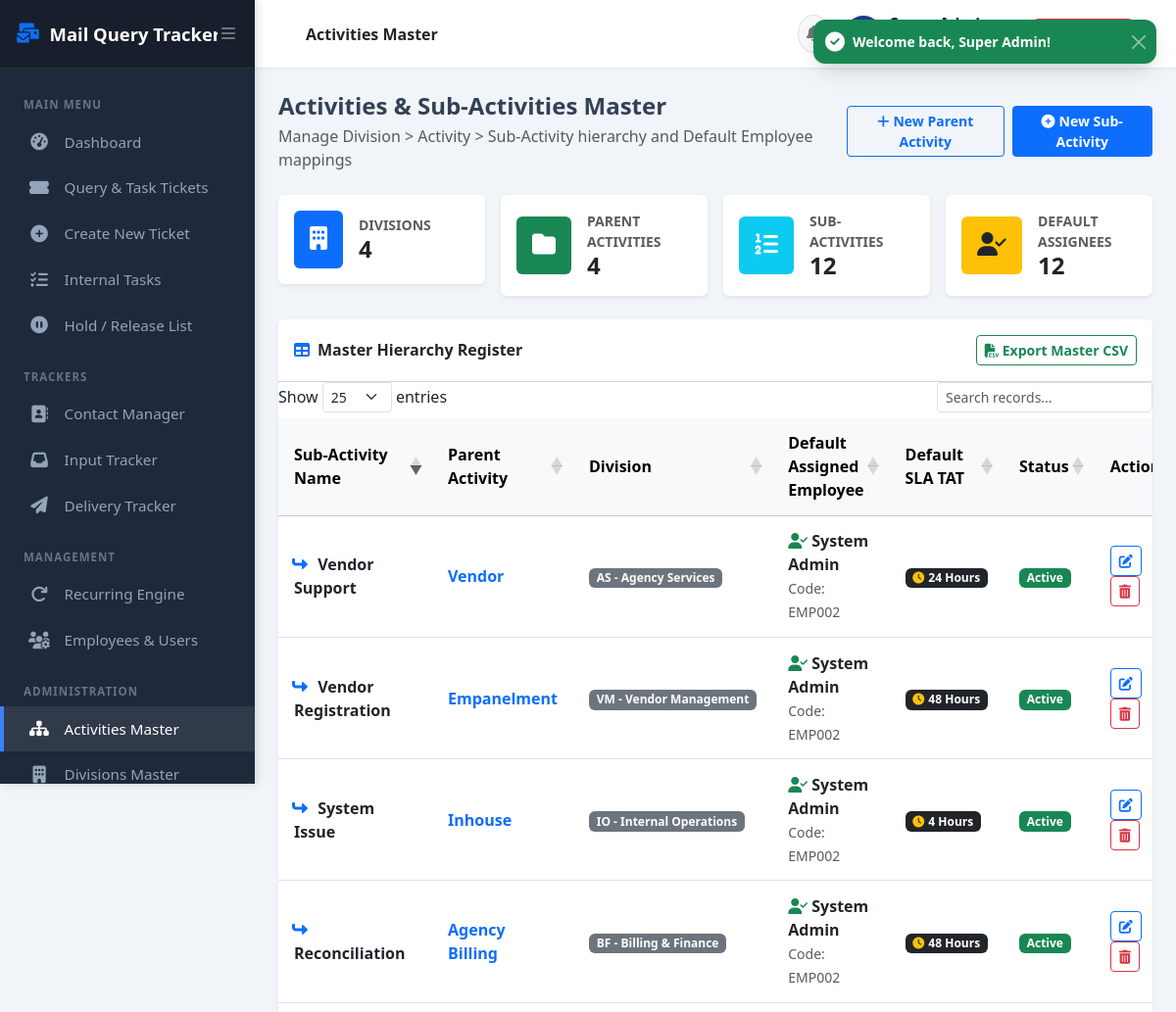
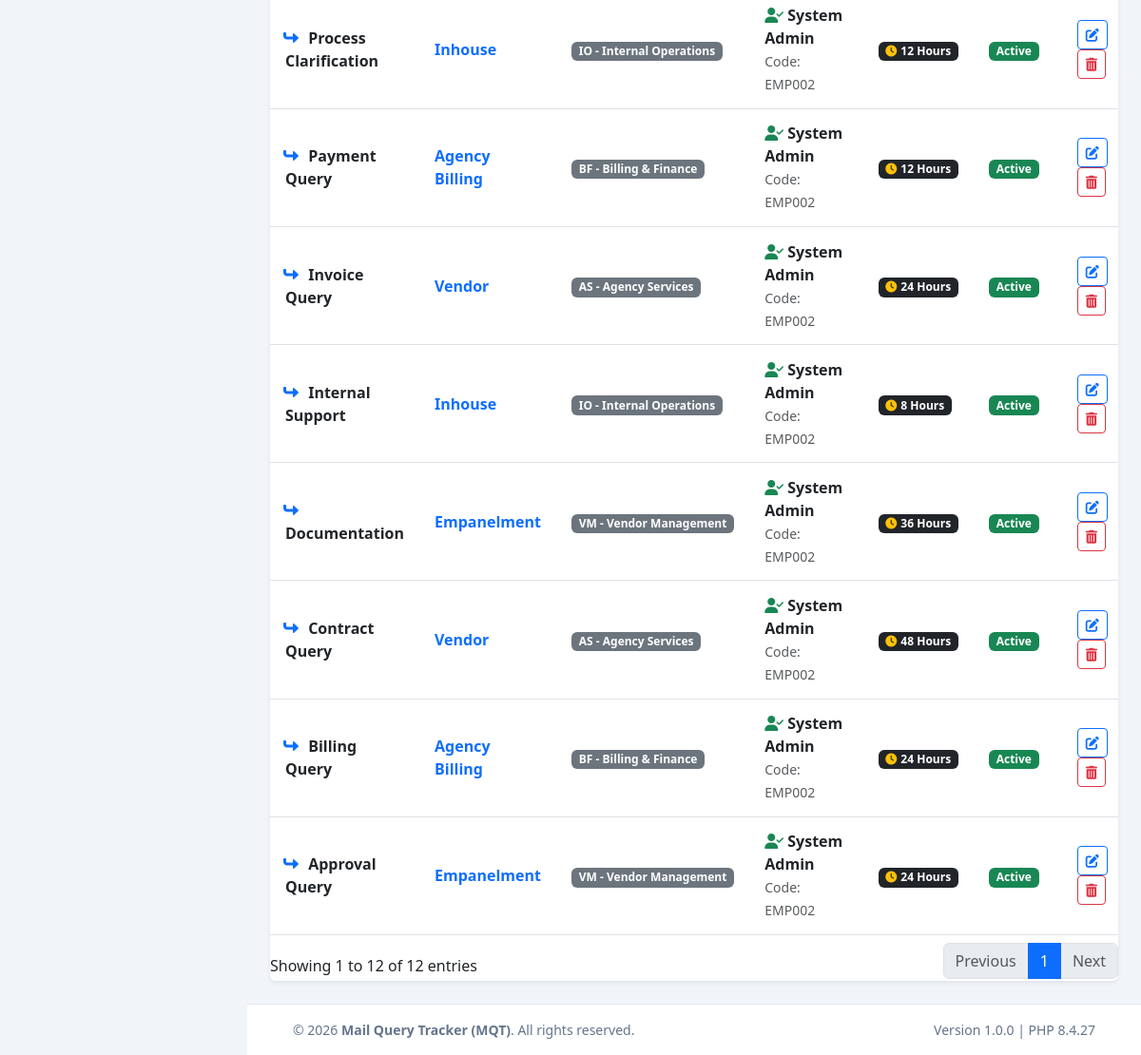
The app's page /master/activities (signed in) with its own data (2 pictures, top to bottom).
### tables this page shows
CREATE TABLE IF NOT EXISTS `sub_activities` (
  `id` INT AUTO_INCREMENT PRIMARY KEY,
  `activity_id` INT NOT NULL,
  `division_id` INT NULL,
  `sub_activity_name` VARCHAR(100) NOT NULL,
  `default_tat_hours` INT DEFAULT 24,
  `default_user_id` INT NULL,
  `status` ENUM('Active', 'Inactive') DEFAULT 'Active',
  `created_at` DATETIME DEFAULT CURRENT_TIMESTAMP,
  FOREIGN KEY (`activity_id`) REFERENCES `activities`(`id`) ON DELETE CASCADE,
  FOREIGN KEY (`division_id`) REFERENCES `divisions`(`id`) ON DELETE SET NULL,
  FOREIGN KEY (`default_user_id`) REFERENCES `users`(`id`) ON DELETE SET NULL,
  INDEX `idx_subact_activity` (`activity_id`)
);

CREATE TABLE IF NOT EXISTS `activities` (
  `id` INT AUTO_INCREMENT PRIMARY KEY,
  `division_id` INT NULL,
  `activity_name` VARCHAR(100) NOT NULL UNIQUE,
  `description` TEXT NULL,
  `status` ENUM('Active', 'Inactive') DEFAULT 'Active',
  `created_at` DATETIME DEFAULT CURRENT_TIMESTAMP,
  FOREIGN KEY (`division_id`) REFERENCES `divisions`(`id`) ON DELETE SET NULL
);

CREATE TABLE IF NOT EXISTS `divisions` (
  `id` INT AUTO_INCREMENT PRIMARY KEY,
  `division_name` VARCHAR(100) NOT NULL UNIQUE,
  `code` VARCHAR(20) NOT NULL UNIQUE,
  `status` ENUM('Active', 'Inactive') DEFAULT 'Active',
  `created_at` DATETIME DEFAULT CURRENT_TIMESTAMP
);

CREATE TABLE IF NOT EXISTS `users` (
  `id` INT AUTO_INCREMENT PRIMARY KEY,
  `user_code` VARCHAR(50) NOT NULL UNIQUE,
  `full_name` VARCHAR(100) NOT NULL,
  `email` VARCHAR(150) NOT NULL UNIQUE,
  `mobile` VARCHAR(20) NULL,
  `password` VARCHAR(255) NOT NULL,
  `role_id` INT NOT NULL,
  `department` VARCHAR(100) DEFAULT 'Operations',
  `manager_id` INT NULL,
  `status` ENUM('Active', 'Inactive') DEFAULT 'Active',
  `last_login` DATETIME NULL,
  `created_at` DATETIME DEFAULT CURRENT_TIMESTAMP,
  `updated_at` DATETIME DEFAULT CURRENT_TIMESTAMP ON UPDATE CURRENT_TIMESTAMP,
  FOREIGN KEY (`role_id`) REFERENCES `roles`(`role_id`) ON DELETE RESTRICT,
  FOREIGN KEY (`manager_id`) REFERENCES `users`(`id`) ON DELETE SET NULL,
  INDEX `idx_user_role` (`role_id`),
  INDEX `idx_user_status` (`status`)
);

### app/views/master/activities.php (the view, shortened to what the rows shown need)
<div class="container-fluid px-4 py-4">
    <div class="d-flex justify-content-between align-items-center mb-4">
        <div>
            <h4 class="fw-bold mb-1">Activities & Sub-Activities Master</h4>
            <p class="text-muted fs-7 mb-0">Manage Division &gt; Activity &gt; Sub-Activity hierarchy and Default Employee mappings</p>
        </div>
        <div class="d-flex gap-2">
            <button type="button" class="btn btn-outline-primary fw-bold btn-sm" data-bs-toggle="modal" data-bs-target="#activityModal">
                <i class="fas fa-plus me-1"></i>New Parent Activity
            </button>
            <button type="button" class="btn btn-primary fw-bold btn-sm" data-bs-toggle="modal" data-bs-target="#subActivityModal">
                <i class="fas fa-plus-circle me-1"></i>New Sub-Activity
            </button>
        </div>
    </div>
    <div class="row g-3 mb-4">
        <div class="col-md-3">
            <div class="card border-0 shadow-sm p-3">
                <div class="d-flex align-items-center">
                    <div class="bg-primary text-white rounded p-3 me-3"><i class="fas fa-building fs-4"></i></div>
                    <div>
                        <small class="text-muted d-block fs-8 fw-bold text-uppercase">Divisions</small>
                        <h4 class="fw-bold mb-0 text-dark"><?= count($divisions) ?></h4>
                    </div>
                </div>
            </div>
        </div>
        <div class="col-md-3">
            <div class="card border-0 shadow-sm p-3">
                <div class="d-flex align-items-center">
                    <div class="bg-success text-white rounded p-3 me-3"><i class="fas fa-folder fs-4"></i></div>
                    <div>
                        <small class="text-muted d-block fs-8 fw-bold text-uppercase">Parent Activities</small>
                        <h4 class="fw-bold mb-0 text-dark"><?= count($activities) ?></h4>
                    </div>
                </div>
            </div>
        </div>
        <div class="col-md-3">
            <div class="card border-0 shadow-sm p-3">
                <div class="d-flex align-items-center">
                    <div class="bg-info text-white rounded p-3 me-3"><i class="fas fa-list-ol fs-4"></i></div>
                    <div>
                        <small class="text-muted d-block fs-8 fw-bold text-uppercase">Sub-Activities</small>
                        <h4 class="fw-bold mb-0 text-dark"><?= count($allSubActivities) ?></h4>
                    </div>
                </div>
            </div>
        </div>
        <div class="col-md-3">
            <div class="card border-0 shadow-sm p-3">
                <div class="d-flex align-items-center">
                    <div class="bg-warning text-dark rounded p-3 me-3"><i class="fas fa-user-check fs-4"></i></div>
                    <div>
                        <small class="text-muted d-block fs-8 fw-bold text-uppercase">Default Assignees</small>
                        <h4 class="fw-bold mb-0 text-dark"><?= count(array_filter($allSubActivities, fn($sa) => !empty($sa['default_user_id']))) ?></h4>
                    </div>
                </div>
            </div>
        </div>
    </div>
    <div class="card border-0 shadow-sm">
        <div class="card-header bg-white py-3 d-flex justify-content-between align-items-center">
            <h6 class="fw-bold mb-0 text-dark"><i class="fas fa-table me-2 text-primary"></i>Master Hierarchy Register</h6>
            <a href="<?= base_url('master/export_all') ?>" class="btn btn-outline-success btn-sm fw-bold">
                <i class="fas fa-file-csv me-1"></i>Export Master CSV
            </a>
        </div>
        <div class="card-body p-0">
            <div class="table-responsive">
                <table class="table table-hover align-middle mb-0 datatable">
                    <thead class="table-light">
                        <tr>
                            <th>Sub-Activity Name</th>
                            <th>Parent Activity</th>
                            <th>Division</th>
                            <th>Default Assigned Employee</th>
                            <th>Default SLA TAT</th>
                            <th>Status</th>
                            <th>Actions</th>
                        </tr>
                    </thead>
                    <tbody>
                        <?php foreach ($allSubActivities as $sa): ?>
                        <tr>
                            <td class="fw-bold text-dark">
                                <i class="fas fa-level-up-alt fa-rotate-90 me-2 text-primary"></i>
                                <?= htmlspecialchars($sa['sub_activity_name']) ?>
                            </td>
                            <td>
                                <span class="fw-bold text-primary"><?= htmlspecialchars($sa['activity_name']) ?></span>
                            </td>
                            <td>
                                <?php if (!empty($sa['division_code'])): ?>
                                    <span class="badge bg-secondary"><?= htmlspecialchars($sa['division_code']) ?> - <?= htmlspecialchars($sa['division_name']) ?></span>
                                <?php else: ?>
                                    <span class="text-muted fs-8">General</span>
                                <?php endif; ?>
                            </td>
                            <td>
                                <?php if (!empty($sa['default_user_name'])): ?>
                                    <div class="fw-bold fs-7 text-dark"><i class="fas fa-user-check text-success me-1"></i><?= htmlspecialchars($sa['default_user_name']) ?></div>
                                    <small class="text-muted fs-8">Code: <?= htmlspecialchars($sa['default_user_code']) ?></small>
                                <?php else: ?>
                                    <span class="badge bg-light text-muted border">Unassigned</span>
                                <?php endif; ?>
                            </td>
                            <td>
                                <span class="badge bg-dark"><i class="fas fa-clock text-warning me-1"></i><?= $sa['default_tat_hours'] ?> Hours</span>
                            </td>
                            <td>
                                <span class="badge bg-<?= $sa['status'] === 'Active' ? 'success' : 'secondary' ?>"><?= $sa['status'] ?></span>
                            </td>
                            <td>
                                <button type="button" class="btn btn-sm btn-outline-primary p-1 px-2 me-1" data-bs-toggle="modal" data-bs-target="#editSubActModal<?= $sa['id'] ?>" title="Edit Sub-Activity">
                                    <i class="fas fa-edit"></i>
                                </button>
                                <form action="<?= base_url('master/activities') ?>" method="POST" class="d-inline" onsubmit="return confirm('Are you sure you want to delete sub-activity <?= htmlspecialchars($sa['sub_activity_name']) ?>?');">
                                    <button type="submit" class="btn btn-sm btn-outline-danger p-1 px-2" title="Delete Sub-Activity">
                                        <i class="fas fa-trash-alt"></i>
                                    </button>
                                </form>
                            </td>
                        </tr>
                        <?php endforeach; ?>
                    </tbody>
                </table>
            </div>
        </div>
    </div>
</div>

### app/core/Router.php (shortened to what the rows shown need)
<?php
class Router {
    public static function dispatch(): void {
        require_once __DIR__ . '/../config/routes.php';
        $uri = $_GET['url'] ?? '';
        $uri = trim($uri, '/');
        foreach ($routes as $routePattern => $target) {
            $pattern = str_replace('(:num)', '([0-9]+)', $routePattern);
            $pattern = str_replace('(:any)', '([a-zA-Z0-9\-_]+)', $pattern);
            $pattern = "^" . $pattern . "$";
            if (preg_match("#$pattern#", $uri, $matches)) {
                array_shift($matches);
                $targetParts = explode('/', $target);
                $controllerName = ucfirst($targetParts[0]);
                $methodName = $targetParts[1] ?? 'index';
                self::execute($controllerName, $methodName, $matches);
                return;
            }
        }
    }
    private static function execute(string $controllerName, string $methodName, array $params = []): void {
        $controllerFile = __DIR__ . "/../controllers/{$controllerName}.php";
        if (file_exists($controllerFile)) {
            if (class_exists($controllerName)) {
                $controllerObj = new $controllerName();
                if (method_exists($controllerObj, $methodName)) {
                    call_user_func_array([$controllerObj, $methodName], $params);
                    return;
                }
            }
        }
        exit;
    }
}

### records on screen
sub_activities: sub_activity_name "Billing Query", activity.activity_name "Agency Billing", division.code "BF", division.division_name "Billing & Finance", default_user.full_name "System Admin", default_user.user_code "EMP002", default_tat_hours "24", status "Active"
sub_activities: sub_activity_name "Payment Query", activity.activity_name "Agency Billing", division.code "BF", division.division_name "Billing & Finance", default_user.full_name "System Admin", default_user.user_code "EMP002", default_tat_hours "12", status "Active"
sub_activities: sub_activity_name "Reconciliation", activity.activity_name "Agency Billing", division.code "BF", division.division_name "Billing & Finance", default_user.full_name "System Admin", default_user.user_code "EMP002", default_tat_hours "48", status "Active"
sub_activities: sub_activity_name "Approval Query", activity.activity_name "Empanelment", division.code "VM", division.division_name "Vendor Management", default_user.full_name "System Admin", default_user.user_code "EMP002", default_tat_hours "24", status "Active"
sub_activities: sub_activity_name "Documentation", activity.activity_name "Empanelment", division.code "VM", division.division_name "Vendor Management", default_user.full_name "System Admin", default_user.user_code "EMP002", default_tat_hours "36", status "Active"
sub_activities: sub_activity_name "Vendor Registration", activity.activity_name "Empanelment", division.code "VM", division.division_name "Vendor Management", default_user.full_name "System Admin", default_user.user_code "EMP002", default_tat_hours "48", status "Active"
sub_activities: sub_activity_name "Internal Support", activity.activity_name "Inhouse", division.code "IO", division.division_name "Internal Operations", default_user.full_name "System Admin", default_user.user_code "EMP002", default_tat_hours "8", status "Active"
sub_activities: sub_activity_name "Process Clarification", activity.activity_name "Inhouse", division.code "IO", division.division_name "Internal Operations", default_user.full_name "System Admin", default_user.user_code "EMP002", default_tat_hours "12", status "Active"
sub_activities: sub_activity_name "System Issue", activity.activity_name "Inhouse", division.code "IO", division.division_name "Internal Operations", default_user.full_name "System Admin", default_user.user_code "EMP002", default_tat_hours "4", status "Active"
sub_activities: sub_activity_name "Contract Query", activity.activity_name "Vendor", division.code "AS", division.division_name "Agency Services", default_user.full_name "System Admin", default_user.user_code "EMP002", default_tat_hours "48", status "Active"
sub_activities: sub_activity_name "Invoice Query", activity.activity_name "Vendor", division.code "AS", division.division_name "Agency Services", default_user.full_name "System Admin", default_user.user_code "EMP002", default_tat_hours "24", status "Active"
sub_activities: sub_activity_name "Vendor Support", activity.activity_name "Vendor", division.code "AS", division.division_name "Agency Services", default_user.full_name "System Admin", default_user.user_code "EMP002", default_tat_hours "24", status "Active"

### other values on screen
count($divisions) "4"
count($activities) "4"
count($allSubActivities) "12"
